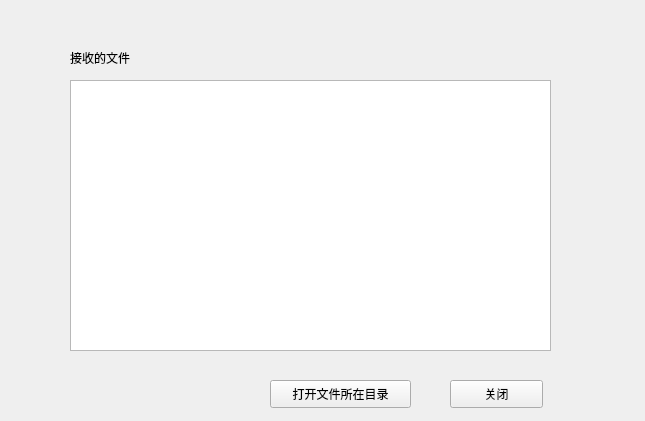
<?xml version="1.0" encoding="UTF-8"?>
<ui version="4.0">
 <class>FileRcvWindow</class>
 <widget class="QWidget" name="FileRcvWindow">
  <property name="geometry">
   <rect>
    <x>0</x>
    <y>0</y>
    <width>645</width>
    <height>421</height>
   </rect>
  </property>
  <property name="windowTitle">
   <string>接收文件</string>
  </property>
  <widget class="QTableWidget" name="fileRcvTable">
   <property name="geometry">
    <rect>
     <x>70</x>
     <y>80</y>
     <width>481</width>
     <height>271</height>
    </rect>
   </property>
  </widget>
  <widget class="QLabel" name="label">
   <property name="geometry">
    <rect>
     <x>70</x>
     <y>50</y>
     <width>91</width>
     <height>16</height>
    </rect>
   </property>
   <property name="text">
    <string>接收的文件</string>
   </property>
  </widget>
  <widget class="QPushButton" name="openDirBtn">
   <property name="geometry">
    <rect>
     <x>270</x>
     <y>380</y>
     <width>141</width>
     <height>28</height>
    </rect>
   </property>
   <property name="text">
    <string>打开文件所在目录</string>
   </property>
  </widget>
  <widget class="QPushButton" name="closeBtn">
   <property name="geometry">
    <rect>
     <x>450</x>
     <y>380</y>
     <width>93</width>
     <height>28</height>
    </rect>
   </property>
   <property name="text">
    <string>关闭</string>
   </property>
  </widget>
 </widget>
 <resources/>
 <connections/>
</ui>
